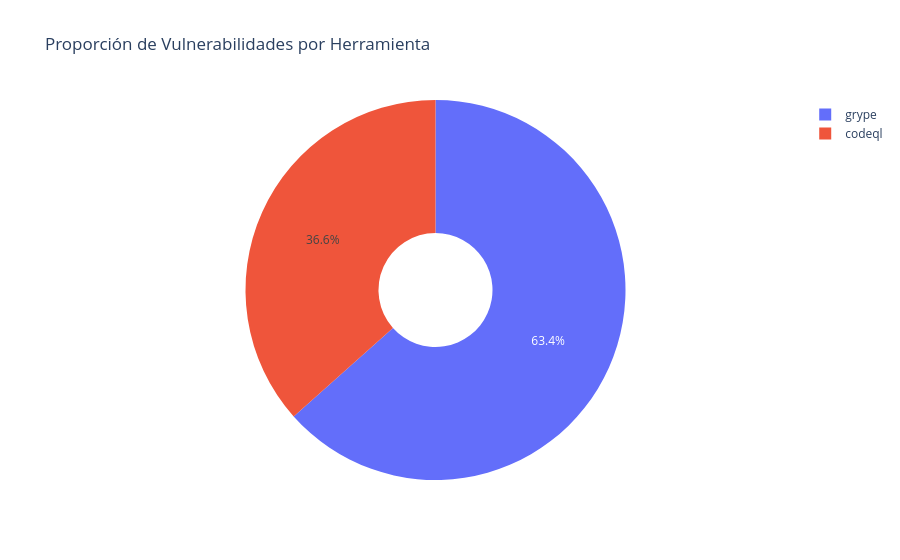

This figure's notebook cell:
### Code cell
# 5. Análisis Exploratorio: Herramientas (CodeQL vs Grype)

col_tool = 'source_tool' # Ajusta esto según tu JSON

if col_tool in df.columns:
    fig = px.pie(df, names=col_tool, title='Proporción de Vulnerabilidades por Herramienta', hole=0.3)
    fig.show()
else:
    print(f"La columna '{col_tool}' no existe en el dataset.")

### Figure 1 — Plotly figure (JSON) as saved in the notebook; plotly's stock layout.template omitted (floating-point values rounded to 4 significant figures)
{"data": [{"domain": {"x": [0, 1], "y": [0, 1]}, "hole": 0.3, "hovertemplate": "source_tool=%{label}<extra></extra>", "labels": ["grype", "grype", "grype", "grype", "grype", "grype", "grype", "grype", "grype", "grype", "grype", "grype", "grype", "grype", "grype", "grype", "codeql", "codeql", "codeql", "codeql", "codeql", "codeql", "codeql", "codeql", "grype", "grype", "grype", "grype", "grype", "grype", "codeql", "codeql", "codeql", "codeql", "codeql", "codeql", "codeql", "grype", "grype", "grype", "grype"], "legendgroup": "", "name": "", "showlegend": true, "type": "pie"}], "layout": {"legend": {"tracegroupgap": 0}, "title": {"text": "Proporción de Vulnerabilidades por Herramienta"}}}
